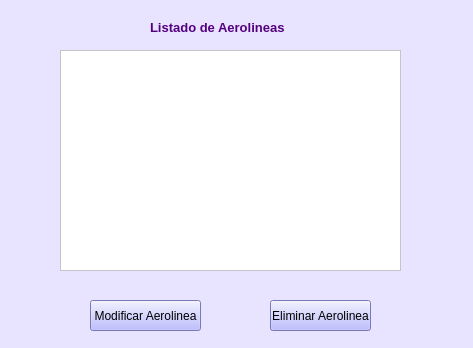
<?xml version="1.0" encoding="UTF-8"?>
<ui version="4.0">
 <class>Form</class>
 <widget class="QWidget" name="Form">
  <property name="geometry">
   <rect>
    <x>0</x>
    <y>0</y>
    <width>473</width>
    <height>348</height>
   </rect>
  </property>
  <property name="windowTitle">
   <string>Listado de Arolineas</string>
  </property>
  <property name="styleSheet">
   <string notr="true">background-color: rgb(232, 228, 255);</string>
  </property>
  <widget class="QTableView" name="tableView">
   <property name="geometry">
    <rect>
     <x>60</x>
     <y>50</y>
     <width>341</width>
     <height>221</height>
    </rect>
   </property>
   <property name="styleSheet">
    <string notr="true">background-color: rgb(255, 255, 255);</string>
   </property>
  </widget>
  <widget class="QPushButton" name="pushButton">
   <property name="geometry">
    <rect>
     <x>90</x>
     <y>300</y>
     <width>111</width>
     <height>31</height>
    </rect>
   </property>
   <property name="styleSheet">
    <string notr="true">background-color: rgb(170, 170, 255);</string>
   </property>
   <property name="text">
    <string>Modificar Aerolinea</string>
   </property>
  </widget>
  <widget class="QLabel" name="label">
   <property name="geometry">
    <rect>
     <x>150</x>
     <y>20</y>
     <width>161</width>
     <height>16</height>
    </rect>
   </property>
   <property name="styleSheet">
    <string notr="true">color: rgb(85, 0, 127);</string>
   </property>
   <property name="text">
    <string>&lt;html&gt;&lt;head/&gt;&lt;body&gt;&lt;p&gt;&lt;span style=&quot; font-size:10pt; font-weight:600;&quot;&gt;Listado de Aerolineas&lt;/span&gt;&lt;/p&gt;&lt;/body&gt;&lt;/html&gt;</string>
   </property>
  </widget>
  <widget class="QPushButton" name="pushButton_2">
   <property name="geometry">
    <rect>
     <x>270</x>
     <y>300</y>
     <width>101</width>
     <height>31</height>
    </rect>
   </property>
   <property name="styleSheet">
    <string notr="true">background-color: rgb(170, 170, 255);</string>
   </property>
   <property name="text">
    <string>Eliminar Aerolinea</string>
   </property>
  </widget>
 </widget>
 <resources/>
 <connections/>
</ui>
